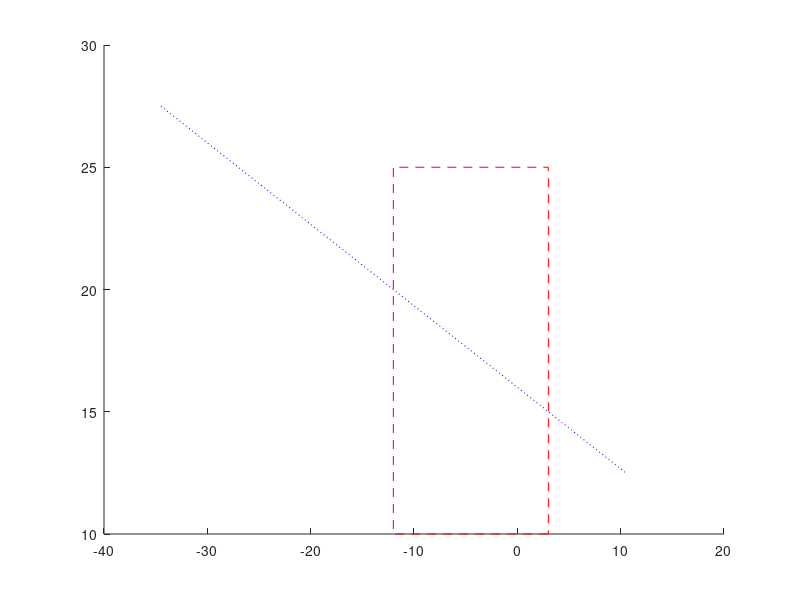

The MATLAB source for this figure:
%{
Josh Tozer & Nathan Willson
CS 2300 002
Project 2
Fri Oct 11, 2019 at 11:59 pm
This assignment will use a file that contains target box lower left coordinate, 
target box size, and information describing a line in parametric form. Using this 
information, we will plot the line using character output and will create a target
box from the implicit form of the line. We will do this graphically.
%}

%Outputs name and assignment number.
disp('Josh Tozer & Nathan Willson')
disp('Project 2')

%Gets the numbers from the text file and saves the target box lower left coordinate, 
%target box size, and information describing a line in parametric form.
data = dlmread('line4.txt');
target_box = data(1:2);
box_size = data(3);
point = data(4:5);
vec = data(6:7);

%Uses the parametric equation of a line to display the line to the user.
hold on;
t = linspace(-box_size/2, box_size/2);
v = point(1) + t * vec(1);
w = point(2) + t * vec(2);
plot(v,w, 'Color', 'b', 'LineStyle', ':');

%Creates a rectangle that displays the target box.
rectangle('Position',[target_box(1), target_box(2), box_size, box_size], 'EdgeColor','r', 'LineStyle','--');
